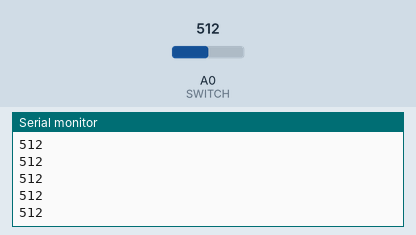
This sketch was run on a simulated Arduino Uno, built with avr-gcc and run on an emulated ATmega328P. Parts: the last lines printed to the serial monitor. The test bench sets the inputs (shaded band); at power-on: A0 (SWITCH) = 512.

Above: at 1.2 s.
1.3 s: A0 (SWITCH) set to 610
At 2.1 s:
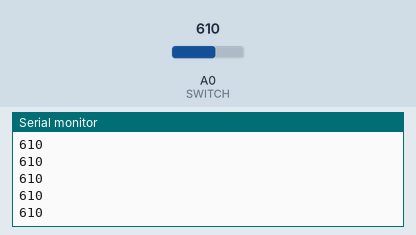
2.8 s: A0 (SWITCH) set to 590
At 3.8 s:
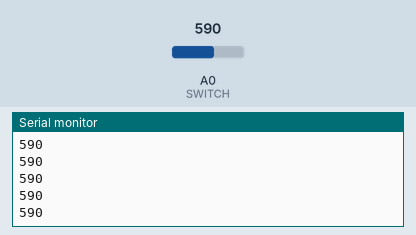
Timing chart, 0 to 5.8 s (numbered marks = the images above; inputs shaded):
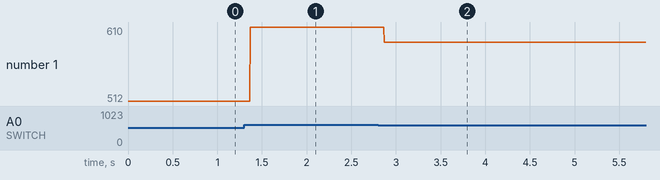

The sketch:

analog_button_debouncing.ino
```cpp
#define SWITCH A0
#define BUTTONDELAY 300
#define DEBOUNCEDELAY 50

int buttonPressed = 0;
int prevButtonPressed = 0;
long buttonLastChecked = 0; //Limit the button getting checked every cycle

//Button delay
boolean pauseButtons = false;

//Debouncing Variables
int reading = 0;
boolean checkReading = true;
long lastDebounceTime = 0;

void setup()
{
  pinMode(SWITCH, INPUT);
  digitalWrite(SWITCH, HIGH); //enable internal pullup
  Serial.begin(9600);
}

void loop()
{
  Serial.println(analogRead(SWITCH));
  /*if(buttonPressed = CheckButtons(SWITCH)) {
      Serial.println(buttonPressed);
  }*/
}

int CheckButtons(int pinNum) {
  int returnVal = 0;

  if(!pauseButtons)
    returnVal = DebounceCheckButton();

  //if we detect a button press, ensure no more button presses can happen for BUTTONDELAY ms

  if(millis() - buttonLastChecked > BUTTONDELAY) {

    pauseButtons = false;

    buttonLastChecked = millis(); //reset value
  }

  if(returnVal)
    pauseButtons = true;

  return returnVal;
}

int DebounceCheckButton() {
    int returnVal = 0;

    //Get reading once
    if(checkReading) {
      //Serial.println("Checking Reading");
      reading = GetButton(analogRead(SWITCH));
      //Serial.print("Reading = ");
      //Serial.println(reading);
      lastDebounceTime = millis();
      checkReading = false;
    }

    //Wait for debounce delay
    if((millis() - lastDebounceTime) > DEBOUNCEDELAY) {
      //Serial.println("Debounce Delay Reached");
      //if reading now == reading then, return number, otherwise 0;
      int state = GetButton(analogRead(SWITCH));
      //Serial.print("State after delay = ");
      //Serial.println(state);
      if(reading == state) {
       //Return value
       returnVal = state;
      }
      //Setup for next time
       reading = 0;
       checkReading = true;
       lastDebounceTime = millis();
    }

    return returnVal;
}

int GetButton(int val) {
  if(val < 800 && val > 600) {
    //Serial.println(val);
    return 1;
  }
  else if(val < 600 && val > 400) {
    //Serial.println(val);
    return 2;
  }
  else if(val < 300 && val > 100) {
    //Serial.println(val);
    return 3;
  }
  else if(val < 100 && val > 0) {
    //Serial.println(val);
    return 4;
  }
  else
    return 0;
}
```

Measured:
- after the input at 1.3 s, the serial monitor: prints a new line after 0.07 s (image 1)
- after the input at 2.8 s, the serial monitor: prints a new line after 0.07 s (image 2)
- plotted number 1: 512 → 610 after the input at 1.3 s, 610 → 590 after the input at 2.8 s
